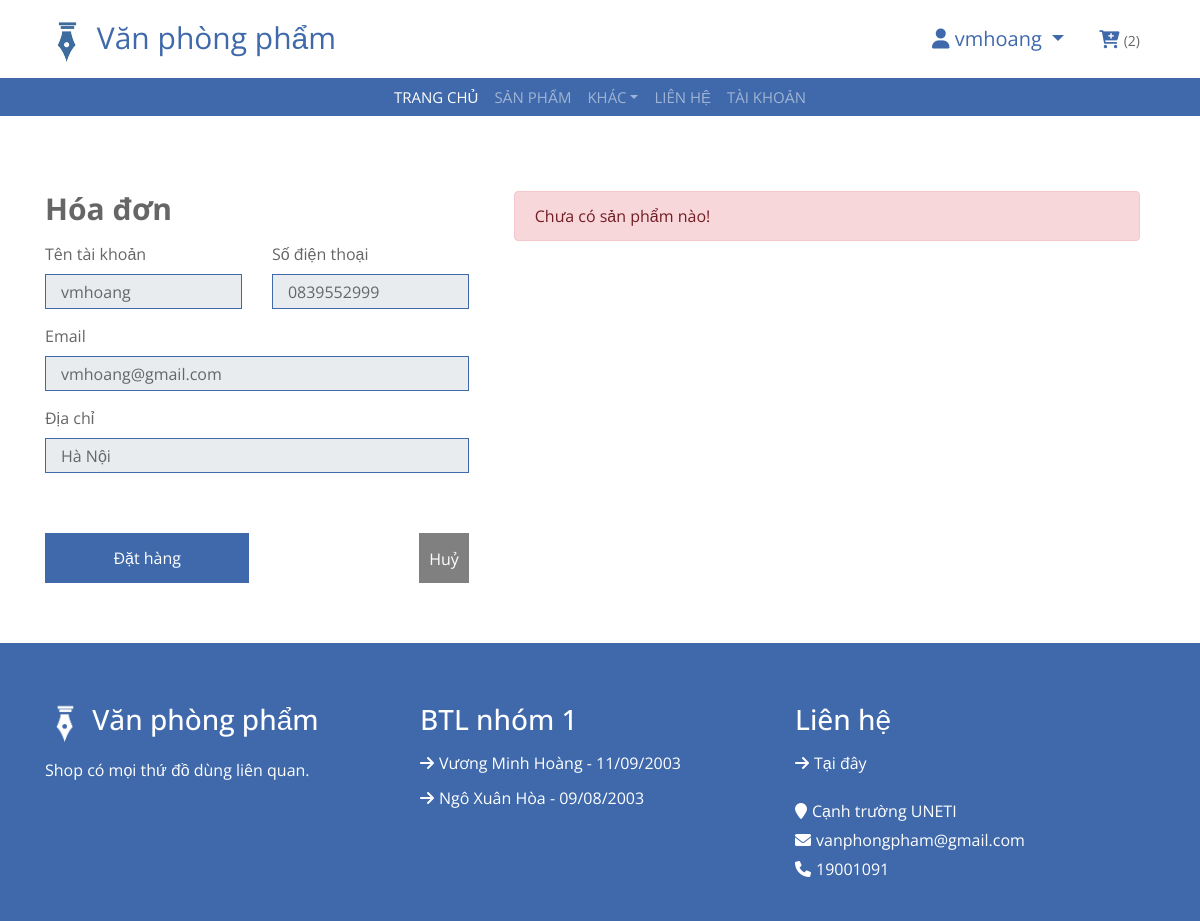
Screenshot of /thanh-toan (signed in) with the database file from the repository.
### tables this page shows
CREATE TABLE `customer` (
  `ID` int(11) NOT NULL,
  `CustomerName` varchar(255) NOT NULL,
  `Phone` varchar(15) NOT NULL,
  `Email` varchar(255) NOT NULL,
  `Address` varchar(255) NOT NULL,
  `UserID` int(11) NOT NULL
);

### core/View.php (called while the page is built, shortened)
<?php
class View
{
    public function render($view, $data = [], $layout = 'layouts/main')
    {
        if (file_exists(_DIR_ROOT . "/app/views/" . $view . ".php")) {
            require _DIR_ROOT . "/app/views/" . $view . ".php";
        } else {
            die("View không tồn tại: " . $view);
        }
        require _DIR_ROOT . "/app/views/$layout.php";
    }
}

### core/Controller.php (called while the page is built, shortened)
<?php
class Controller
{
    protected $view;
    public function __construct()
    {
        $this->view = new View();
    }
    public function view($view, $data = [], $layout = 'layouts/main')
    {
        $this->view->render($view, $data, $layout);
    }
    public function model($model)
    {
        if (file_exists(_DIR_ROOT . "/app/models/" . $model . ".php")) {
            return new $model();
        } else {
            die("Model không tồn tại: " . $model);
        }
    }
}

### app/controllers/CartController.php (called while the page is built, shortened)
<?php
class CartController extends Controller
{
    public function checkout()
    {
        $params['breadcrumbs'] = $this->handelBreadCrumd();
        $userid =  $_SESSION['user']['ID'];
        $cartmodel = $this->model("Cart");
        $usermodel = $this->model("User");
        $customerinfo = $usermodel->getInfoUserByIdSession();
        $cartitems = $cartmodel->GetCartItemByUser($userid);
        $params['totalcartitem'] = $cartmodel->CountCartItem($userid)[0]['totalcartitem'];
        $params['cartitems'] = $cartitems;
        $params['customerinfo'] = $customerinfo;
        $this->view('carts/checkout', $params, "layouts/_user");
    }
}

### index.php (called while the page is built, shortened)
<?php
$app = new App();

### core/Database.php (called while the page is built, shortened)
<?php
class Database
{
    private $connection;
    private function connect($host, $username, $password, $database, $port)
    {
        $this->connection = new mysqli($host, $username, $password, $database, $port);
    }
    public function selectOne($query)
    {
        $result = $this->connection->query($query);
        $row = $result->fetch_assoc();
        return $row ? $row : null;
    }
}

### app/models/User.php (called while the page is built, shortened)
<?php
class User extends Model
{
    public function getInfoUserByIdSession()
    {
        if (isset($_SESSION['user'])) {
            $id = $_SESSION['user']['ID'];
            $query = "SELECT * FROM `customer` WHERE UserID = $id";
            return $this->selectOne($query);
        }
    }
}

### core/Model.php (called while the page is built, shortened)
<?php
require './core/Database.php';
class Model
{
    protected $db;
    public function __construct()
    {
        $this->db = new Database();
    }
    public function selectOne($query)
    {
        return $this->db->selectOne($query);
    }
}

### app/views/carts/checkout.php (the view)
<div class="checkout">
	<div class="container">
		<div class="row">
			<div class="col-5">
				<div class="billing-address">
					<h2>Hóa đơn</h2>
					<div class="row">
						<div class="col-6">
							<label>Tên tài khoản</label>
							<input class="form-control" type="text" value="<?php echo $customerinfo['CustomerName'] ?>" disabled>
						</div>
						<div class="col-6">
							<label>Số điện thoại</label>
							<input class="form-control" type="text" value="<?php echo $customerinfo['Phone'] ?>" disabled>
						</div>
						<div class="col-12">
							<label>Email</label>
							<input class="form-control" type="email" value="<?php echo $customerinfo['Email'] ?>" disabled>
						</div>
						<div class="col-12">
							<label>Địa chỉ</label>
							<input class="form-control" type="text" value="<?php echo $customerinfo['Address'] ?>" disabled>
						</div>
					</div>
				</div>
				<div class="checkout-payment">
					<div class="checkout-btn d-flex justify-content-between align-items-center">
						<button class="btn_checkout btn_custom" id="btn_checkout">Đặt hàng</button>
						<a href="<?php echo _WEB_ROOT ?>/thanh-toan?cancle_checkout=true" class="btn_custom btn_cancle_checkout">Huỷ</a>
					</div>
				</div>
			</div>
			<div class="col-7 content-checkout">
				<?php
				if (isset($_SESSION['data_cart_to_checkout'])) {
				?>
					<div class="checkout-summary">
						<div class="d-flex justify-content-between align-items-center">
							<h2>Giỏ hàng</h2>
						</div>
						<div class="checkout-content">
							<h3>Các sản phẩm</h3>
							<?php
							$data_cart_to_checkout = $_SESSION['data_cart_to_checkout'];
							$cartItems = $data_cart_to_checkout['filteredCart'];
							$toltalcartitems = $data_cart_to_checkout['toltalcartitems'];
							foreach ($cartItems as $item) {
							?>
								<p><?php echo $item['ProductName'] ?><span><?php echo number_format($item['Quantity'] * $item['Price'], 0, ',', '.') . ' đ'  ?></span></p>
							<?php
							}
							?>
							<h4>Thành tiền<span><?php echo number_format($toltalcartitems, 0, ',', '.') . ' đ'  ?></span></h4>
						</div>
					</div>
				<?php
				} else {
					echo "<div class='alert alert-danger' role='alert'>Chưa có sản phẩm nào!</div>";
				}
				?>
			</div>
		</div>
	</div>
</div>

### app/views/layouts/header.php (shortened to what this page needs)
<header class="top-header">
	<div class="container">
		<div class="row align-items-center">
			<div class="col-md-6">
				<div class="logo">
					<a href="<?php echo _WEB_ROOT ?>/trang-chu" style="font-size: 30px;">
						<img src="<?php echo _WEB_ROOT ?>/public/img/logo.png" width="44" height="44"> Văn phòng phẩm</a>
				</div>
			</div>
			<div class="col-md-6">
				<div class="user">
					<?php
					if (isset($_SESSION['username'])) {
						$user = $_SESSION['user'];
					?>
						<div class="dropdown">
							<a class="dropdown-toggle" href="#" role="button" id="dropdownMenuLink" data-toggle="dropdown" aria-haspopup="true" aria-expanded="false" style="margin-right: 1rem; font-size: 20px;">
								<i class='fa fa-user'></i> <?php echo $user['CustomerName']; ?>
							</a>
						</div>
					<?php
					} else {
					?>
						<a style="margin-right: 1rem;" href="<?php echo _WEB_ROOT ?>/dang-nhap">Đăng nhập</a>
					<?php
					}
					?>
					<a class="cart" href="<?php echo _WEB_ROOT ?>/gio-hang">
						<i class="fa fa-cart-plus"></i>
						<span class="number_cart"><?php if (isset($_SESSION['username'])) {
														echo  "($totalcartitem)";
													} ?></span>
					</a>
				</div>
			</div>
		</div>
	</div>
</header>
<div class="header">
	<div class="container">
		<nav class="navbar navbar-expand-md bg-dark navbar-dark">
			<div class="collapse navbar-collapse justify-content-between" id="navbarCollapse">
				<div class="navbar-nav m-auto">
					<a href="<?php echo _WEB_ROOT ?>/trang-chu" class="nav-item nav-link active">trang chủ</a>
					<a href="<?php echo _WEB_ROOT ?>/danh-sach-san-pham" class="nav-item nav-link">sản phẩm</a>
					<div class="nav-item dropdown">
						<a href="#" class="nav-link dropdown-toggle" data-toggle="dropdown" aria-expanded="false">Khác</a>
					</div>
					<a href="<?php echo _WEB_ROOT ?>/lien-he" class="nav-item nav-link">Liên hệ</a>
					<a href="<?php echo _WEB_ROOT ?>/tai-khoan" class="nav-item nav-link">Tài khoản</a>
				</div>
			</div>
		</nav>
	</div>
</div>

### public/css/style.css (style rules this page uses)
body { color: #666666; font-family: "Open Sans", sans-serif; font-weight: 400; background: #ffffff; }
a { color: #3f69aa; transition: 0.5s; }
h1, h2, h3, h4, h5, h6 { color: #666666; margin: 0 0 15px 0; padding: 0; }
.form-control, .custom-select { width: 100%; height: 35px; padding: 0 15px; color: #666666; border: 1px solid #3f69aa; border-radius: 0; margin-bottom: 15px; }
.top-header { padding: 15px 0; background: #ffffff; }
.top-header .logo { text-align: left; overflow: hidden; }
.top-header .logo a img { max-height: 60px; }
.top-header .user { width: 100%; text-align: right; }
.top-header .user .dropdown { display: inline-block; margin-right: 15px; }
.top-header .user .cart { display: inline-block; }
.top-header .user .cart i { color: #3f69aa; font-size: 18px; }
.top-header .user .cart span { color: #666666; font-size: 14px; }
@media (min-width: 768px) { .top-header { max-height: 90px; } }
.header { position: relative; }
.header .navbar { height: 100%; padding: 0; }
.header, .header .navbar { background: #3f69aa !important; }
.header a.nav-link { padding: 8px 15px; font-size: 15px; text-transform: uppercase; }
.checkout { position: relative; padding: 60px 0; }
.checkout .billing-address, .checkout .shipping-address { position: relative; width: 100%; }
.checkout .billing-address h2, .checkout .shipping-address h2 { color: #666666; font-size: 30px; font-weight: 700; }
.checkout .checkout-summary, .checkout .checkout-payment { position: relative; width: 100%; }
.checkout .checkout-payment { margin-top: 30px; }
.checkout .checkout-payment .checkout-btn button { width: calc(50% - 15px); border: none; background: #3f69aa; }
.checkout .checkout-payment .checkout-btn .btn_custom { margin-top: 15px; height: 50px; padding: 2px 10px; text-align: center; color: #ffffff; border: none; }
.checkout .checkout-payment .checkout-btn .btn_cancle_checkout { margin-top: 15px; margin-right: 15px; height: 50px; padding: 2px 10px; text-align: center; line-height: 3; background: grey; }
.row { margin-right: 0; }

### rows the page displays
customer: CustomerName "vmhoang", Phone "0839552999", Email "vmhoang@gmail.com", Address "Hà Nội"

### other values shown
$totalcartitem "2"
